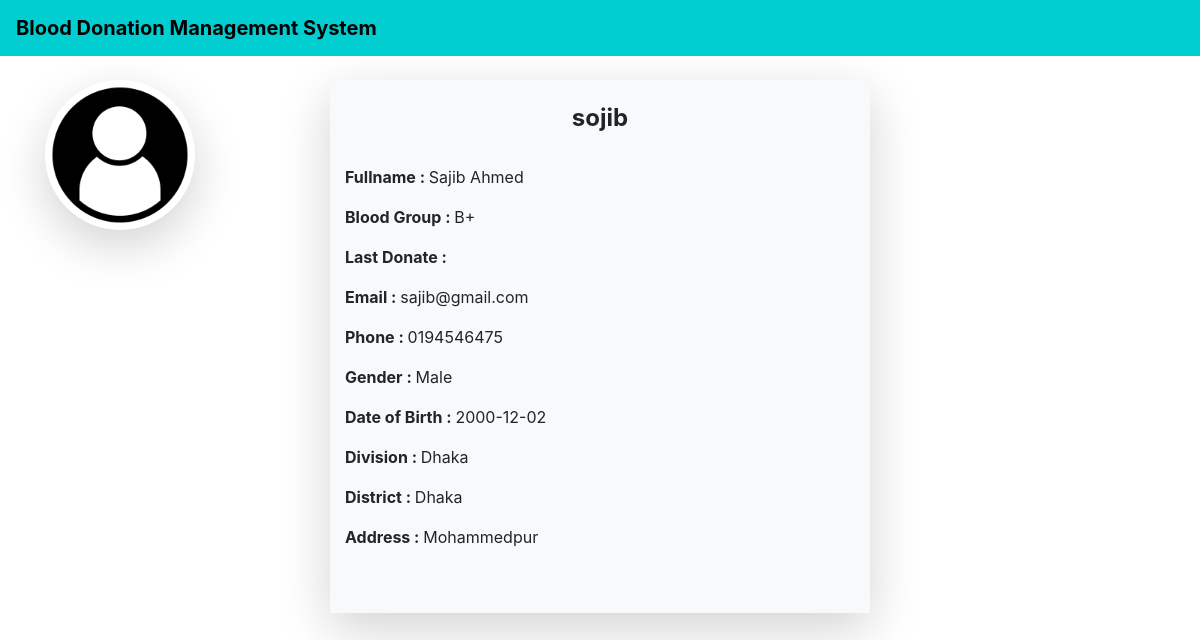
The app's page /donors_details/1/ with its own data.
### home/models.py (models this page shows, shortened)
class Donor(models.Model):
    donor = models.OneToOneField(User, on_delete=models.CASCADE, blank=True, null=True)
    date_of_birth = models.CharField(max_length=100)
    phone = models.CharField(max_length=10)
    city = models.CharField(max_length=100)
    state = models.CharField(max_length=100)
    address = models.TextField(max_length=500, default="")
    blood_group = models.ForeignKey(BloodGroup, on_delete=models.CASCADE)
    last_donate = models.CharField(max_length=100, blank=True)
    gender = models.CharField(max_length=10)
    image = models.ImageField(upload_to="")
    ready_to_donate = models.BooleanField(default=True)

class BloodGroup(models.Model):
    name = models.CharField(max_length=5)
    def __str__(self):
        return self.name

### home/views.py (the view)
# urls.py: path("donors_details/<int:myid>/", views.donors_details, name="donors_details"),
def donors_details(request, myid):
    details = Donor.objects.filter(id=myid)[0]
    return render(request, "donors_details.html", {'details':details})

### home/templates/donors_details.html (shortened to what this page needs)
{% extends 'base.html' %}
{% block body %}
<div class="container">
    <div class="row">
        <div class="col-md-3">
            <div class="profile-img ">
                <img src="{{details.image.url}}" alt="" class="img-fluid rounded-circle shadow-lg" width="150px" height="150px">
            </div>
        </div>
        <div class="col-md-6" >
            <div class="container-fluid shadow-lg bg-light" style="background-color: #1111"><br>
                <h4 class="text-center"><strong>{{details.donor}}</strong></h4><br>
                 <p> <strong>Fullname : </strong>{{details.donor.get_full_name}}</p>
                 <p><strong>Blood Group : </strong>{{details.blood_group}}</p>
                 <p><strong>Last Donate : </strong>{{details.last_donate}}</p>
                 <p><strong>Email :  </strong>{{details.donor.email}}</p>
                 <p><strong>Phone :  </strong>{{details.phone}}</p>
                 <p><strong>Gender :  </strong>{{details.gender}}</p>
                 <p><strong>Date of Birth : </strong>{{details.date_of_birth}}</p>
                 <p><strong>Division : </strong> {{details.state}}</p>
                 <p><strong>District : </strong> {{details.city}}</p>
                 <p><strong>Address : </strong> {{details.address}}</p><br><br>
             </div>
        </div>
    </div>
</div>
{% endblock %}

### home/templates/base.html (style rules this page uses)
body { background-color:; }

### records on screen
Donor: image (placeholder picture), donor "sojib", donor.get_full_name "Sajib Ahmed", blood_group "B+", donor.email "sajib@gmail.com", phone "0194546475", gender "Male", date_of_birth "2000-12-02", state "Dhaka", city "Dhaka", address "Mohammedpur"
